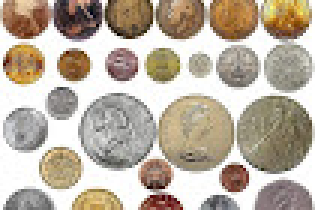
#> input picture img1.jpeg, 105 x 70 px (shown 3 times larger)
$ python Operadores.py --imagem img1.jpeg
#> lines starting #> are read from the running program, lines starting #| are printed output that depends on the picture
#> further down, imagem is the input picture: shape (70, 105, 3); mean B, G, R 161.2, 176.2, 187.6
import matplotlib.pyplot
import numpy
import cv2
import argparse
import time

# Questão 7

def calcularHistograma(imagem, canal):
    eixo_y = [0] * 256

    if len(imagem.shape) == 3:
        for x in range(imagem.shape[0]):
            for y in range(imagem.shape[1]):
                intensidade = imagem[x, y, canal]
                eixo_y[intensidade] += 1
    elif len(imagem.shape) == 2:
        for x in range(imagem.shape[0]):
            for y in range(imagem.shape[1]):
                intensidade = imagem[x, y]
                eixo_y[intensidade] += 1

    return eixo_y

def verificarImagem(imagem):
    if len(imagem.shape) == 3:
        if imagem.shape[2] == 3:
            return "RGB"
        elif imagem.shape[2] == 4:
            return "RGBA"
    elif len(imagem.shape) == 2:
        return "Grayscale"
    else:
        raise ValueError("Formato de imagem não suportado.")

def apresentarHistograma(imagem):
    formato = verificarImagem(imagem)
#> formato = 'RGB'

    if formato == "RGB":
        eixoVermelho = calcularHistograma(imagem, 0)
#> after the loop in calcularHistograma, `for x in range(imagem.shape[0]):`: eixo_y = 256 values, max 943 at index 255, min 1 at index 2, mean 28.71
#> eixoVermelho has the same summary as eixo_y in calcularHistograma
        eixoVerde = calcularHistograma(imagem, 1)
#> eixoVerde = 256 values, max 1022 at index 255, min 0 at index 2, mean 28.71
        eixoAzul = calcularHistograma(imagem, 2)
#> eixoAzul = 256 values, max 1051 at index 255, min 0 at index 1, mean 28.71
        matplotlib.pyplot.subplot(131).bar(numpy.arange(256), eixoVermelho, color = 'red')

        matplotlib.pyplot.yscale('linear')
        matplotlib.pyplot.ylim(0, 60000)

        matplotlib.pyplot.subplot(132).bar(numpy.arange(256), eixoVerde, color = 'green')

        matplotlib.pyplot.yscale('linear')
        matplotlib.pyplot.ylim(0, 60000)

        matplotlib.pyplot.subplot(133).bar(numpy.arange(256), eixoAzul, color = 'blue')

        matplotlib.pyplot.yscale('linear')
        matplotlib.pyplot.ylim(0, 60000)

        matplotlib.pyplot.title('Histograma RGB')
        matplotlib.pyplot.savefig("histogramaRGB.png")
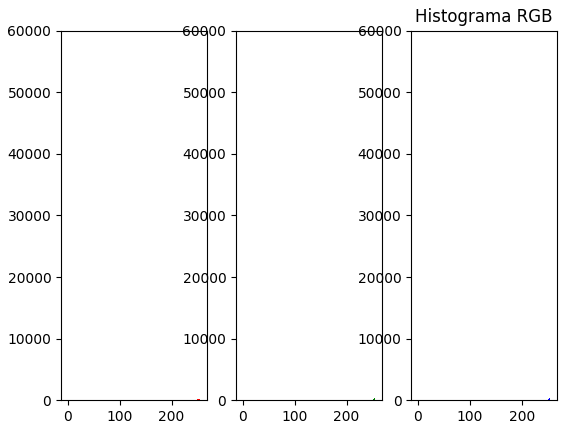
#> figure drawn by matplotlib, 3 panels; panel 1: tallest bar 943 high, from x = 254.6 to 255.4; panel 2: tallest bar 1022 high, from x = 254.6 to 255.4; panel 3: tallest bar 1051 high, from x = 254.6 to 255.4

    elif formato == "RGBA":
        eixoVermelho = calcularHistograma(imagem, 0)
        eixoVerde = calcularHistograma(imagem, 1)
        eixoAzul = calcularHistograma(imagem, 2)
        matplotlib.pyplot.subplot(131).bar(numpy.arange(256), eixoVermelho, color = 'red')

        matplotlib.pyplot.yscale('linear')
        matplotlib.pyplot.ylim(0, 60000)

        matplotlib.pyplot.subplot(132).bar(numpy.arange(256), eixoVerde, color = 'green')

        matplotlib.pyplot.yscale('linear')
        matplotlib.pyplot.ylim(0, 60000)

        matplotlib.pyplot.subplot(133).bar(numpy.arange(256), eixoAzul, color = 'blue')

        matplotlib.pyplot.yscale('linear')
        matplotlib.pyplot.ylim(0, 60000)

        matplotlib.pyplot.yscale('linear')
        matplotlib.pyplot.ylim(0, 60000)

        matplotlib.pyplot.title('Histograma RGBA')
        matplotlib.pyplot.savefig("histogramaRGBA.png")

    elif formato == "Grayscale":
        eixoCinza = calcularHistograma(imagem, 0)
        matplotlib.pyplot.subplot(111).bar(numpy.arange(256), eixoCinza, color = 'gray')

        matplotlib.pyplot.yscale('linear')
        matplotlib.pyplot.ylim(0, 60000)

        matplotlib.pyplot.title('Histograma Grayscale')
        matplotlib.pyplot.savefig("histogramaGrayscale.png")

# Questão 8

# [86 lines left out: functions equalizador, equalizarImagemHistograma, luminancia, limiarizacao, niveisDeLimiarizacao, not called in this run]


def multilimiarizacao(imagem, limiares, niveis):
    binaria = niveisDeLimiarizacao(luminancia(imagem), limiares, niveis)
    cv2.imwrite("imagemMultiLimiarizada.png", binaria)

if __name__ == "__main__":

    # Configuração do CLI
    parser = argparse.ArgumentParser(
        description = "Processamento de imagens utilizando diferentes operações."
    )
    parser.add_argument(
        "-o",
        "--operacao",
        choices = ['histograma', 'equalizacao', 'limiarizacao', 'multilimiarizacao'],
        type = str,
        default = "histograma",
        help = "Opções de Operação: histograma, equalizacao, limiarizacao e multilimiarizacao."
    )
    parser.add_argument(
        "-l",
        "--limiar",
        type = int,
        default = 127,
        help = "Valor do Limiar para Limiarização."
    )
    parser.add_argument(
        "-i",
        "--imagem",
        required = True,
        help = "Caminho da imagem de entrada."
    )
    parser.add_argument(
        "-m",
        "--limiares",
        nargs = '+',
        type = int,
        default = [50, 100, 150],
        help = "Lista de limiares para a multilimiarização."
    )
    parser.add_argument(
        "-n",
        "--niveis",
        nargs='+',
        type=int,
        default = [0, 85, 170, 255],
        help = "Lista de níveis de cinza para a multilimiarização."
    )
    args = parser.parse_args()

    # Leitura da imagem
    imagem = cv2.imread(args.imagem)

    # Operações
    if args.operacao == "histograma":
        apresentarHistograma(imagem)
    elif args.operacao == "equalizacao":
        equalizarImagemHistograma(imagem)
    elif args.operacao == "limiarizacao":
        limiarizacao(imagem, args.limiar)
    elif args.operacao == "multilimiarizacao":
        multilimiarizacao(imagem, args.limiares, args.niveis)
    else:
        print("Tipo de operacão inválido!")
